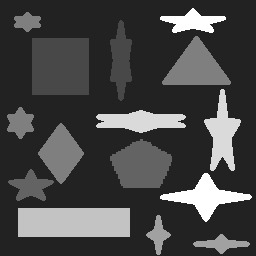
#> input picture Exercitii/bari-orizontale-50-100-150/s3poza.png, 256 x 256 px
$ python S3.py
#> lines starting #> are read from the running program, lines starting #| are printed output that depends on the picture; after the words box and inside, x2 and y2 are one past the last pixel; in counts of white or black regions, pixels touching at a corner belong together; long printed decimals are rounded
#1) Formati o img de dim 210x210 cu 3 bare orizontale de dim egale a caror intensitati de gri sunt in ordine de sus in jos: 50,100,150.
#Adaugati zgomot de dispersie 15 si alegeti pragurile de segmentare (manuala) corespunzatoare a.i. bara de sus sa aiba eticheta 1,
#bara din mijloc sa aiba eticheta 2 si bara de jos eticheta 0. Afisati imaginea rezultata.
#2) Pt img segmentata la 1) afisati procentul de pixeli asociat barii situate cel mai jos detectati gresit.
#3) Pt img S3.png folositi convenabil perimetrul si aria a.i. sa delimitati stelutele de restul formelor cu ajutorul unui algoritm de clustering.
#Afisati rezultatul final
#4) Afisati componenta verticala a conturului asociat obiectului care ocupa cel mai mult din imagine daca aceasta repr cel putin 10% din suprafata totala.
#In caz contrar afisati componenta orizontala.

import matplotlib.pyplot as plt
import numpy as np
from scipy import signal
from skimage import color, io, measure
from sklearn import cluster

plt.close('all')


def add_gaussian_noise(img,disp,L):
    # parametrii : imaginea originala, dispersia zgomotului
    h,w = img.shape
    noise = np.random.normal(0,disp,(h,w))
    img_noise = np.zeros([h,w])
    img_noise = img + noise
    for i in range(0, h):
        for j in range(0, w):
            if (img_noise[i,j]>L-1):
                img_noise[i,j]=L-1
            else:
                if (img_noise[i,j]<0):
                    img_noise[i,j]=0
    img_noise = np.uint8(img_noise)
    # intoarce imaginea cu zgomot
    return img_noise


def histograma(h,w,img):
    hist=np.zeros(256)
    for i in range(h):
        for j in range(w):
            hist[img[i,j]]+=1
    return hist/(h*w)

################################################ EX 1
L=256
disp=15
img1 = np.zeros([210, 210], dtype='uint8')
img1[:70, :] = 50
img1[70:140, :] = 100
img1[140:, :] = 150

##afisare img originala
plt.figure("Imagine initiala"), plt.imshow(img1, cmap='gray', vmin=0, vmax=255), plt.colorbar(), plt.title("Imagine initiala"), plt.show()


##adaugarea de zgomot si afisare img zgomot
img1_zg = add_gaussian_noise(img1, disp, L)
plt.figure("Imagine cu zgomot"), plt.imshow(img1_zg, cmap='gray', vmin=0, vmax=255), plt.colorbar(), plt.title("Imagine cu zgomot"),plt.show()


#calcul histograma pt alegerea pragurilor
h1,w1=np.shape(img1_zg)
hist=histograma(h1,w1,img1_zg)
plt.figure("Histograma img1_zg"),plt.plot(hist),plt.title("Histograma img1_zg"),plt.show()
#> figure, not shown here; curve peaks at x = 49, y = 0.00973

#segmentare manuala
#alegem pragurile (ne uitam pe histograma pt a le alege)
T1=75
T2=125
img1_segm=np.uint8(np.zeros([h1,w1]))
for i in range(0,h1):
    for j in range(0,w1):

        if (img1_zg[i,j]<T1):
            img1_segm[i,j]=1                  #bara de sus eticheta 1
        elif (T1<=img1_zg[i,j]<=T2):
            img1_segm[i,j]=2
        elif (img1_zg[i,j]>T2):
            img1_segm[i,j]=0

print(img1_segm.dtype)
plt.figure(),plt.imshow(img1_segm,cmap="gray"), plt.title(" Img1 segmentata"),plt.colorbar(),plt.show()


########################################### EX2
pixeli_bara_jos = 70 * 210        #fiecare bara are 70 de pixeli latime si 210 lungime
#bara de jos are eticheta 0 si de aceea se scrie !=0
pixeli_gresiti = np.sum(img1_segm[140:, :] != 0)   #bara de jos e de la 140-210 pixeli
print(pixeli_gresiti / pixeli_bara_jos * 100, '%')


############################################ EX3
img2= io.imread('s3poza.png')
#> img2 is the input picture: shape (256, 256, 3); min 23, max 255, mean 70.7
print(np.shape(img2))
#| (256, 256, 3)
plt.figure(),plt.imshow(img2,cmap="gray"),plt.title("S3 originala"),plt.colorbar(),plt.show()

img2_plan=img2[:,:,1]
h2,w2=np.shape(img2_plan)
#> h2 = 256; w2 = 256

# binarizare img
BW=np.uint8(img2_plan>50)
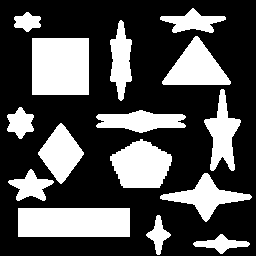
#> BW: shape (256, 256); values 0 (black) and 1 (white), 31.7% white; 15 white regions
plt.figure(),plt.imshow(BW,cmap="gray"),plt.colorbar(),plt.show()

[LabelImage, nums]=measure.label(BW,return_num='True')
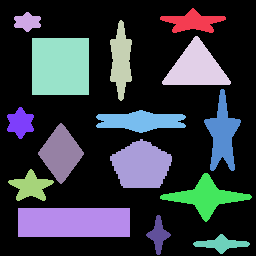
#> LabelImage: shape (256, 256) int64; 16 distinct labels, from 0 to 15; one colour per label, 0 black
#> nums = 15
print(nums)
#| 15
#plt.figure(figsize=(10,20)),plt.imshow(LabelImage,cmap="jet"),plt.colorbar(),plt.show()
#plt.figure(figsize=(10,20)),plt.imshow(LabelImage,cmap="jet",interpolation='none'),plt.colorbar(),plt.show()


# Calcularea proprietăților regiunilor
ALLPROPS = measure.regionprops(LabelImage)
#> ALLPROPS = 15 regions; largest, box (x1, y1, x2, y2) and area: (32, 38, 89, 95) 3249, (18, 208, 130, 237) 3248, (110, 139, 172, 188) 2183, (162, 36, 231, 85) 1861, (38, 123, 84, 184) 1512

# Extragem aria și perimetrul fiecărei regiuni
area = np.zeros((nums, 1))
perimeter = np.zeros((nums, 1))
features=np.zeros((nums,1))


for i in range(nums):
    area[i] = ALLPROPS[i].area
    perimeter[i] = ALLPROPS[i].perimeter
    features[i] = area[i]/perimeter[i]
#> after the loop, area = [816, 356, 1115, 1861, 3249, 1413, 544, 1349, 1512, 2183, 720, 1488, 3248, 409, 485]; features = [4.66, 4.36, 5.78, 9.68, 14.5, 5.89, 5.19, 5.85, 9.54, 11.02, 4.84, 6.29, 11.68, 3.9, 3.76]; perimeter = [175.1, 81.6, 192.9, 192.2, 224, 240, 104.9, 230.6, 158.5, 198.1, 148.7, 236.4, 278, 104.9, 128.9]


# Concatenam aria și perimetrul într-o singură matrice de caracteristici
#features = np.concatenate((area, perimeter))

# Algoritm de clustering K-means
K = 2  # avem 2 tipuri de obiecte cautate, stelute si non-stelute
kmeans = cluster.KMeans(n_clusters=K, random_state=0).fit(features)
etichete = kmeans.labels_
#> etichete = [1, 1, 1, 0, 0, 1, 1, 1, 0, 0, 1, 1, 0, 1, 1]
centroizi = kmeans.cluster_centers_
#> centroizi = [11.29, 5.05]
print(centroizi)
#| [[11.287 ]
#|  [ 5.052]]

# Creăm o imagine colorată pentru a vizualiza etichetele
output_image = np.zeros_like(LabelImage, dtype=np.uint8)
for i in range(nums):
    if(etichete[i]==1):
        output_image[LabelImage == (i + 1)] = etichete[i] + 1  # Adăugăm 1 pentru a evita zero-ul din fundal
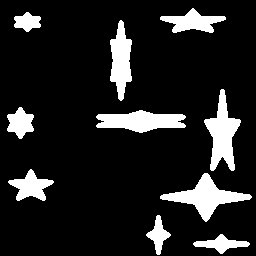
#> output_image: shape (256, 256); values 0 (black) and 2 (white), 13.3% white; 10 white regions, largest, box (x1, y1, x2, y2) and area: (160, 173, 252, 222) 1488, (204, 89, 241, 171) 1413, (96, 110, 186, 133) 1349

# Afișăm rezultatul final
plt.figure(),plt.imshow(output_image,cmap="jet"),plt.colorbar(),plt.title("Imgine definire stelute"),plt.show()
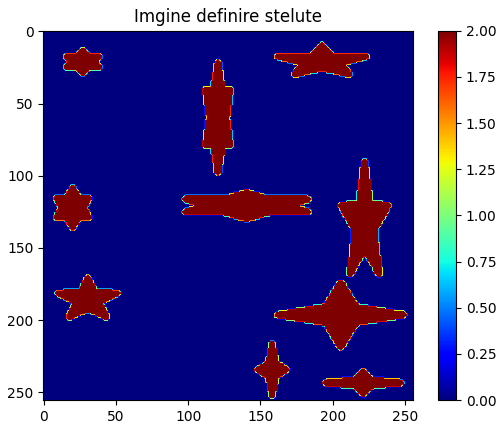
#> figure drawn by matplotlib, 2 panels


############################################ EX4

lista_arie = []
for i in range(nums):
    dummy = ALLPROPS[i]
    lista_arie.append(dummy.area)
#> after the loop, lista_arie has the same summary as area
print(lista_arie)#aria tuturor elementelor
#| [816.0, 356.0, 1115.0, 1861.0, 3249.0, 1413.0, 544.0, 1349.0, 1512.0, 2183.0, 720.0, 1488.0, 3248.0, 409.0, 485.0]
print(max(lista_arie))#aria maxima
#| 3249.0
eticheta_ariemax = np.argmax(lista_arie)+1 #(indexul etichetei cu aria maxima)
#> eticheta_ariemax = 5
print(eticheta_ariemax)
#| 5

componenta_extrasa=eticheta_ariemax
#> componenta_extrasa = 5
COMP=(LabelImage==componenta_extrasa)
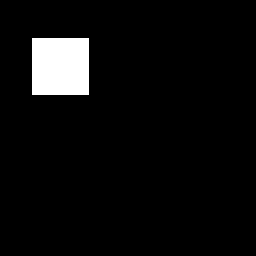
#> COMP: shape (256, 256) bool; 5% white; 1 white region, box (x1, y1, x2, y2) and area: (32, 38, 89, 95) 3249
plt.figure(),plt.imshow(COMP,cmap="gray"),plt.colorbar(),plt.show()
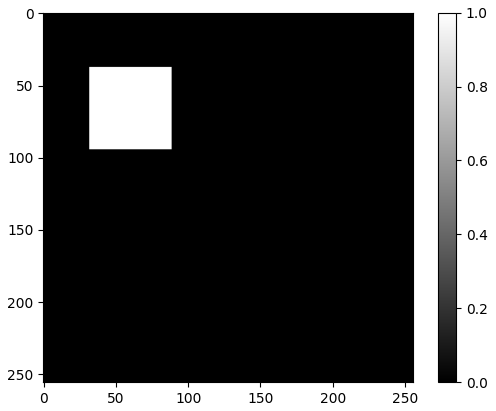
#> figure drawn by matplotlib, 2 panels

supr_tot=h2*w2
#> supr_tot = 65536
print(supr_tot)
#| 65536
aria_max=max(lista_arie)
#> aria_max = 3249

componenta_extrasa=eticheta_ariemax
COMP=(LabelImage==componenta_extrasa)


dims=np.shape(COMP)
#> dims = (256, 256)
print(dims)
#| (256, 256)
Lines=dims[0]
#> Lines = 256
Columns=dims[1]
#> Columns = 256
Y=COMP[0:Lines,0:Columns] #copie la imagine

#bordare pe ultima linie si coloana
YY=np.zeros([Lines+1, Columns+1])
YY[0:Lines,0:Columns]=Y
YY[Lines,0:Columns]=Y[Lines-1,:]
YY[0:Lines,Columns]=Y[:,Columns-1]
YY[Lines,Columns]=Y[Lines-1,Columns-1]

#afisarea imaginii bordate
#plt.figure(),plt.imshow(YY,cmap='gray'),plt.colorbar(),plt.show()

fx=np.zeros([Lines, Columns])    # fx este componenta orizontala
fy=np.zeros([Lines, Columns])    # fy este componenta verticala.

for l in range(0,Lines):
    for c in range(0,Columns):
        fx[l,c]=YY[l,c]-YY[l+1,c]

for l in range(0,Lines):
    for c in range(0,Columns):
        fy[l,c]=YY[l,c]-YY[l,c+1]

if (aria_max>=0.1*supr_tot):
    plt.figure(),plt.imshow(COMP,cmap="gray"),plt.colorbar(),plt.show()
    #afisati componenta verticala
    plt.figure(),plt.imshow(fx,cmap='gray'),plt.colorbar(),plt.show()
else:
    print("FALS")
    #afisati componenta orizontala
    plt.figure(),plt.imshow(fy,cmap='gray'),plt.colorbar(),plt.show()
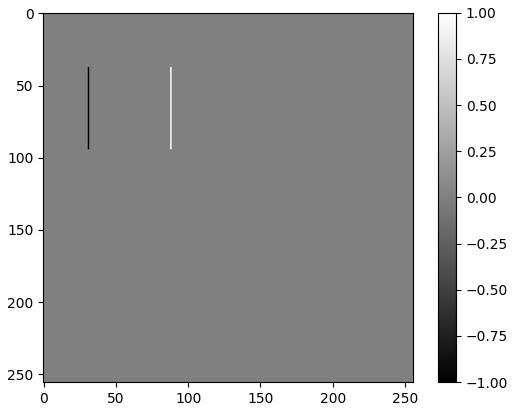
#> figure drawn by matplotlib, 2 panels
